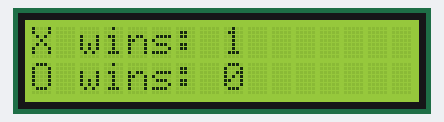
Simulated run of this sketch. Board: ESP32. Shown: 16×2 character LCD. Random numbers use the default seed unless the sketch sets one.

Above: at 0.24 s.
At 3.0 s:
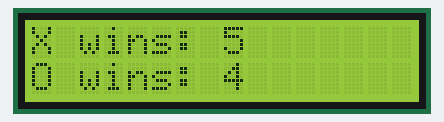
At 6.2 s:
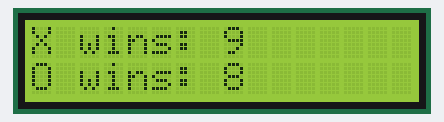
At 13.2 s:
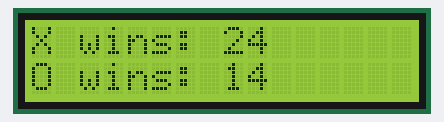
At 19.9 s:
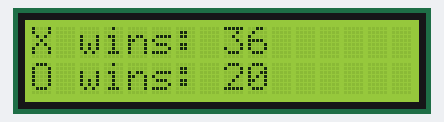
At 32.1 s:
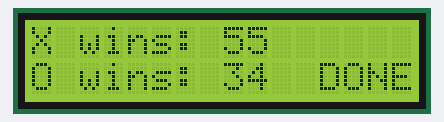

The sketch:

ticTacToeArduino.ino
```cpp
#include <Wire.h>
#include <LiquidCrystal_I2C.h>

#define SDA 13 // Define SDA pins
#define SCL 14 // Define SCL pins
LiquidCrystal_I2C lcd(0x27, 16, 2);

char board[3][3];
int xWins = 0;
int oWins = 0;

void setup() {
  Wire.begin(SDA, SCL); // attach the IIC pin
  if (!i2CAddrTest(0x27)) {
    lcd = LiquidCrystal_I2C(0x3F, 16, 2);
  }
  lcd.init();       // LCD driver initialization
  lcd.backlight();  // Open the backlight
  lcd.setCursor(0, 0);
}

void loop() {
  // Simulate 100 games
  for (int game = 1; game <= 100; game++) {

    // Initialize the board
    for (int i = 0; i < 3; i++) {
      for (int j = 0; j < 3; j++) {
        board[i][j] = ' ';
      }
    }

    // Simulate player moves
    for (int move = 1; move <= 9; move++) {
      // Alternate between Player X and Player O
      if (move % 2 == 1) {
        playerXMove();
      } else {
        playerOMove();
      }

      // Check for a winner after each move
      char winner = checkWinner();
      if (winner != ' ') {
        displayWinner(winner);
        break;
      }

    }

    delay(300); // Delay between games
  }
  lcd.setCursor(12, 1);
  lcd.print("DONE");
  delay(1000000);
}

// Function to check if a position on the board is empty
bool isPositionEmpty(int row, int col) {
  return (board[row][col] == ' ');
}

// Function for Player X to make a move
void playerXMove() {
  int row, col;

  do {
    // Randomly select a position
    row = random(3);
    col = random(3);
  } while (!isPositionEmpty(row, col));

  // Place X on the board
  board[row][col] = 'X';
}

// Function for Player O to make a move
void playerOMove() {
  int row, col;

  do {
    // Randomly select a position
    row = random(3);
    col = random(3);
  } while (!isPositionEmpty(row, col));

  // Place O on the board
  board[row][col] = 'O';
}

// Function to check for a winner
char checkWinner() {
  // Check rows and columns
  for (int i = 0; i < 3; i++) {
    if (board[i][0] == board[i][1] && board[i][1] == board[i][2] && board[i][0] != ' ') {
      if (board[i][0] == 'O') oWins++;
      else xWins++;
      return board[i][0]; // Winner in a row
    }
    if (board[0][i] == board[1][i] && board[1][i] == board[2][i] && board[0][i] != ' ') {
      if (board[i][0] == 'O') oWins++;
        else xWins++;
      return board[0][i]; // Winner in a column
    }
  }

  // Check diagonals
  if (board[0][0] == board[1][1] && board[1][1] == board[2][2] && board[0][0] != ' ') {
    if (board[0][0] == 'O') oWins++;
      else xWins++;
    return board[0][0]; // Winner in the main diagonal
  }
  if (board[0][2] == board[1][1] && board[1][1] == board[2][0] && board[0][2] != ' ') {
    if (board[2][0] == 'O') oWins++;
      else xWins++;
    return board[0][2]; // Winner in the other diagonal
  }

  return ' '; // No winner yet
}

// Function to display the winner on the LCD
void displayWinner(char winner) {
  lcd.clear();
  lcd.setCursor(0, 0);
  lcd.print("X wins: " + String(xWins));
  lcd.setCursor(0, 1);
  lcd.print("O wins: " + String(oWins));
}
bool i2CAddrTest(uint8_t addr) {
  Wire.begin();
  Wire.beginTransmission(addr);
  if (Wire.endTransmission() == 0) {
    return true;
  }
  return false;
}
```

Measured:
- what the display in image 1 shows lasts 0.6 s, from 3.0 s to 3.6 s
- what the display in image 4 shows lasts 0.9 s, from 19.9 s to 20.8 s
